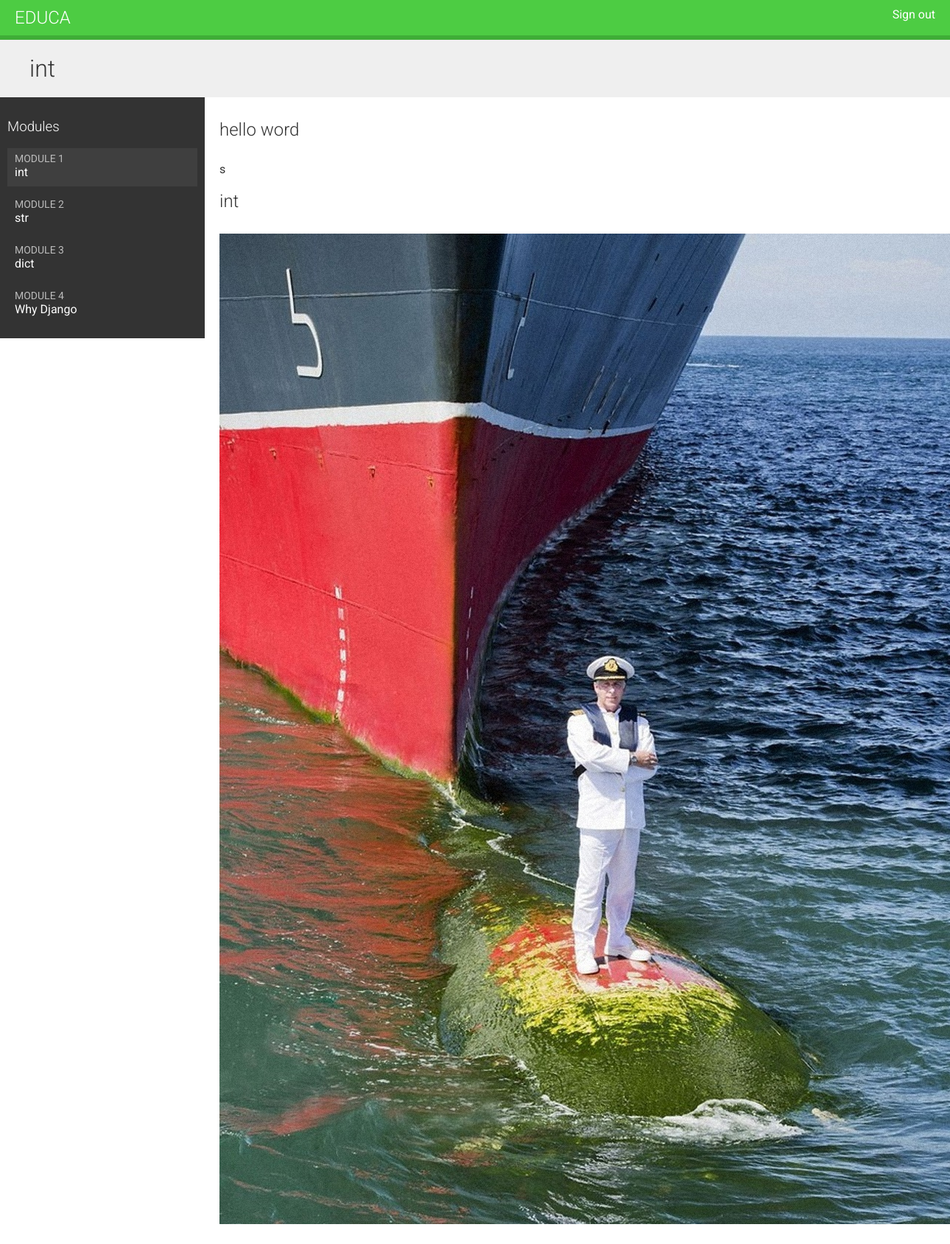
Screenshot of /students/course/2/ (signed in) with the database file from the repository.
### courses/models.py (models this page shows, shortened)
class Module(models.Model):
    course = models.ForeignKey(Course, related_name='modules', on_delete=models.CASCADE)
    title = models.CharField(max_length=200)
    description = models.TextField(blank=True)
    order = OrderField(blank=True, for_fields=['course'])
    class Meta:
        ordering = ['order']
    def __str__(self):
        return f'{self.order}. {self.title}'

class Content(models.Model):
    module = models.ForeignKey(Module, related_name='contents', on_delete=models.CASCADE)
    content_type = models.ForeignKey(ContentType, on_delete=models.CASCADE,
                                     limit_choices_to={'model__in': ('text', 'video', 'image', 'file')})
    object_id = models.PositiveIntegerField()
    item = GenericForeignKey('content_type', 'object_id')
    order = OrderField(blank=True, for_fields=['module'])
    class Meta:
        ordering = ['order']

class ItemBase(models.Model):
    owner = models.ForeignKey(User, related_name='%(class)s_related', on_delete=models.CASCADE)
    title = models.CharField(max_length=250)
    created = models.DateTimeField(auto_now_add=True)
    updated = models.DateTimeField(auto_now=True)
    class Meta:
        abstract = True
    def render(self):
        return render_to_string(f'courses/content/{self._meta.model_name}.html', {'item': self})

class Text(ItemBase):
    content = models.TextField()

class Image(ItemBase):
    file = models.FileField(upload_to='images')

### students/views.py (the view)
# urls.py: path('course/<pk>/', cache_page(60 * 15)(views.StudentCourseDetailView.as_view()),
class StudentCourseDetailView(DetailView):
    model = Course
    template_name = 'students/course/detail.html'
    def get_queryset(self):
        qs = super().get_queryset()
        return qs.filter(students__in=[self.request.user])
    def get_context_data(self, **kwargs):
        context = super().get_context_data(**kwargs)
        course = self.get_object()
        if 'module_id' in self.kwargs:
            context['module'] = course.modules.get(id=self.kwargs['module_id'])
        else:
            context['module'] = course.modules.all()[0]
        return context

### students/templates/students/course/detail.html (shortened to what this page needs)
{% extends "base.html" %}
{% load cache %}
{% block content %}
 <h1>
 {{ module.title }}
 </h1>
 <div class="contents">
 <h3>Modules</h3>
 <ul id="modules">
 {% for m in object.modules.all %}
 <li data-id="{{ m.id }}" {% if m == module %}class="selected"{% endif %}>
 <a href="{% url "student_course_detail_module" object.id m.id %}">
 <span>
 Module <span class="order">{{ m.order|add:1 }}</span>
 </span>
 <br>
 {{ m.title }}
 </a>
 </li>
 {% empty %}
 <li>No modules yet.</li>
 {% endfor %}
 </ul>
 </div>
 <div class="module">
{% cache 600 module_contents module %}
 {% for content in module.contents.all %}
 {% with item=content.item %}
 <h2>{{ item.title }}</h2>
 {{ item.render }}
 {% endwith %}
 {% endfor %}
{% endcache %}
 </div>
{% endblock %}

### courses/templates/courses/content/text.html
{{ item.content|linebreaks }}

### courses/templates/courses/content/image.html
<p>
 <img src="{{ item.file.url }}" alt="{{ item.title }}">
</p>

### courses/static/css/base.css (style rules this page uses)
body { margin:0; font-family:'Roboto', sans-serif; font-weight:400; color:#333; }
a { color:#3fad37; text-decoration:none; }
ul { float:left; }
h1, h2, h3, h4, h5, h6 { font-family:'Roboto', sans-serif; font-weight:300; }
h1 { background:#efefef; width:100%; overflow:auto; padding:20px 0 20px 40px; margin:0; }
.module { padding:10px 20px; float:left; width:600px; }
.module p { margin:10px 0 20px; width:100%; float:left; }
.contents { width:20%; padding:10px; float:left; background:#333; color: #fff; font-family:'Roboto', sans-serif; }
.contents ul { list-style:none; margin:0; padding:0; width:100%; }
.contents ul li { margin:0 0 10px 0; padding:4px 10px 10px; overflow:auto; cursor:move; }
.contents ul li.selected { background:#3f3f3f; }
.contents ul span { text-transform:uppercase; color:#bbb; font-size:14px; }
.contents ul a { display:block; color:#fff; text-decoration:none; }

### rows the page displays
Module: title "int", order|add "1"
Module: order|add "2", title "str"
Module: order|add "3", title "dict"
Module: order|add "4", title "Why Django"
Content: item "hello word", item.content "s"
Content: item "int", item.file (picture)
